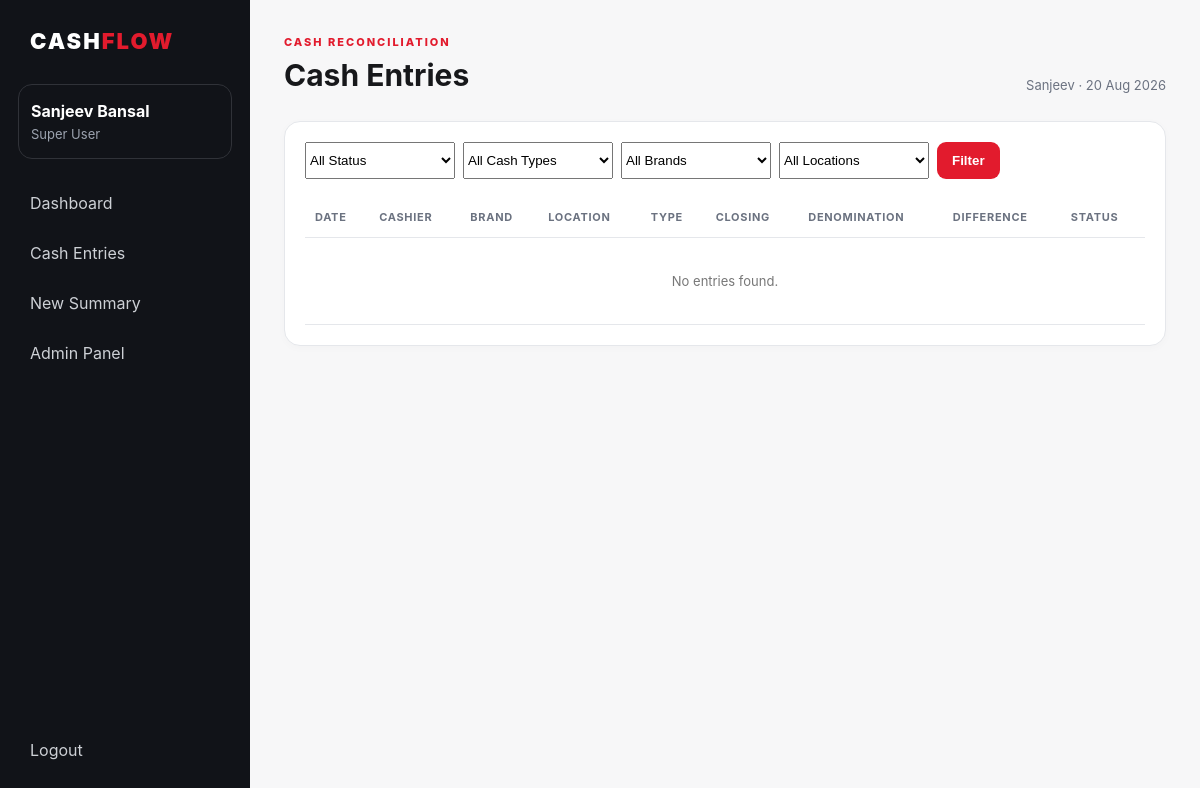
Page /entries/ (signed in) on the committed database.
### cashapp/models.py (models this page shows, shortened)
class User(AbstractUser):
    ROLE_CHOICES=(('superuser','Super User'),('manager','Manager'),('cashier','Cashier'))
    role=models.CharField(max_length=20, choices=ROLE_CHOICES, default='cashier')
    brands=models.ManyToManyField(Brand, blank=True, related_name='assigned_users')
    locations=models.ManyToManyField(Location, blank=True, related_name='assigned_users')
    managers=models.ManyToManyField('self', blank=True, symmetrical=False, related_name='assigned_cashiers', limit_choices_to={'role':'manager'})

### cashapp/views.py (the view)
# urls.py: path('entries/',views.entry_list,name='entry_list'), path('entries/new/',views.entry_create,name='entry_create'), path('entries/<int:pk>/',views.entry_detail,name='entry_detail'), path('entries/<int:p
@login_required
@never_cache
def entry_list(request):
    qs=scoped_entries(request.user)
    for key in ['status','cash_type','brand','location','cashier']:
        val=request.GET.get(key)
        if val: qs=qs.filter(**{key:val})
    return render(request,'cashapp/entry_list.html',{'entries':qs[:300],'brands':Brand.objects.filter(active=True),'locations':Location.objects.filter(active=True)})

### cashapp/views.py (called while the page is built)
def scoped_entries(user):
    qs=CashEntry.objects.select_related('cashier','brand','location','last_action_by')
    if user.is_superuser or user.role=='superuser': return qs
    if user.role=='manager': return qs.filter(cashier__in=user.assigned_cashiers.all())
    return qs.filter(cashier=user)

### templates/cashapp/entry_list.html
{% extends 'base.html' %}{% block heading %}Cash Entries{% endblock %}{% block content %}<section class="panel"><form class="filters"><select name="status"><option value="">All Status</option><option value="pending">Pending</option><option value="approved">Approved</option><option value="revised">Revised</option><option value="rejected">Rejected</option></select><select name="cash_type"><option value="">All Cash Types</option><option value="main">Main Cash</option><option value="petty">Petty Cash</option></select><select name="brand"><option value="">All Brands</option>{% for b in brands %}<option value="{{ b.id }}">{{ b.name }}</option>{% endfor %}</select><select name="location"><option value="">All Locations</option>{% for l in locations %}<option value="{{ l.id }}">{{ l.name }}</option>{% endfor %}</select><button class="primary">Filter</button>{% if request.user.role == 'cashier' %}<a class="button" href="{% url 'entry_create' %}">+ New</a>{% endif %}</form><div class="tablewrap"><table><thead><tr><th>Date</th><th>Cashier</th><th>Brand</th><th>Location</th><th>Type</th><th>Closing</th><th>Denomination</th><th>Difference</th><th>Status</th></tr></thead><tbody>{% for e in entries %}<tr><td>{{ e.entry_date }}</td><td><a href="{% url 'entry_detail' e.pk %}"><b>{{ e.cashier }}</b></a></td><td>{{ e.brand }}</td><td>{{ e.location }}</td><td>{{ e.get_cash_type_display }}</td><td>₹{{ e.calculated_closing|floatformat:2 }}</td><td>₹{{ e.denomination_total|floatformat:2 }}</td><td class="{% if e.difference != 0 %}danger{% endif %}">₹{{ e.difference|floatformat:2 }}</td><td><span class="status {{ e.status }}">{{ e.get_status_display }}</span></td></tr>{% empty %}<tr><td colspan="9" class="empty">No entries found.</td></tr>{% endfor %}</tbody></table></div></section>{% endblock %}

### templates/base.html
{% load static %}<!doctype html><html><head><meta charset="utf-8"><meta name="viewport" content="width=device-width,initial-scale=1"><meta http-equiv="Cache-Control" content="no-store, no-cache, must-revalidate, max-age=0"><meta http-equiv="Pragma" content="no-cache"><meta http-equiv="Expires" content="0"><title>{% block title %}Cash Summary{% endblock %}</title><link rel="stylesheet" href="{% static 'css/app.css' %}"></head><body><div class="layout"><aside class="sidebar"><div class="brand">CASH<span>FLOW</span></div><div class="userbox"><b>{{ request.user.get_full_name|default:request.user.username }}</b><small>{{ request.user.get_role_display }}</small></div><nav><a href="{% url 'dashboard' %}">Dashboard</a><a href="{% url 'entry_list' %}">Cash Entries</a>{% if request.user.role == 'cashier' or request.user.is_superuser %}<a href="{% url 'entry_create' %}">New Summary</a>{% endif %}{% if request.user.is_superuser %}<a href="/admin/">Admin Panel</a>{% endif %}</nav><a class="logout" href="{% url 'logout' %}">Logout</a></aside><main class="main"><header><div><span class="eyebrow">CASH RECONCILIATION</span><h1>{% block heading %}Dashboard{% endblock %}</h1></div><div class="today">{{ request.user.get_username }} · {% now "d M Y" %}</div></header>{% for message in messages %}<div class="flash">{{ message }}</div>{% endfor %}{% block content %}{% endblock %}</main></div></body></html>

### static/css/app.css (style rules this page uses)
:root { --red:#e21b2d;--black:#111318;--gray:#f4f5f7;--line:#e5e7eb;--muted:#6b7280;--white:#fff }
* { box-sizing:border-box }
body { margin:0;font-family:Inter,Segoe UI,Arial,sans-serif;background:#f7f7f8;color:#17181b }
.layout { display:flex;min-height:100vh }
.sidebar { width:250px;background:var(--black);color:#fff;padding:28px 18px;position:fixed;inset:0 auto 0 0;display:flex;flex-direction:column }
.brand { font-weight:900;letter-spacing:2px;font-size:22px;padding:0 12px 30px }
.brand span { color:var(--red) }
.userbox { padding:16px 12px;border:1px solid #303238;border-radius:14px;margin-bottom:22px }
.userbox b,.userbox small { display:block }
.userbox small { color:#9ca3af;margin-top:5px }
nav { display:grid;gap:6px }
nav a,.logout { color:#cdd0d5;text-decoration:none;padding:12px;border-radius:10px }
.logout { margin-top:auto }
.main { margin-left:250px;width:calc(100% - 250px);padding:30px 34px }
header { display:flex;justify-content:space-between;align-items:end;margin-bottom:28px }
.eyebrow { font-size:11px;letter-spacing:2px;color:var(--red);font-weight:800 }
h1 { font-size:30px;margin:7px 0 0 }
.today,.muted,small { color:var(--muted);font-size:13px }
.panel { background:#fff;border:1px solid var(--line);border-radius:16px;padding:20px;box-shadow:0 2px 8px #00000006;margin-bottom:20px }
.tablewrap { overflow:auto }
table { width:100%;border-collapse:collapse;font-size:13px }
th,td { padding:13px 10px;border-bottom:1px solid var(--line);text-align:left;white-space:nowrap }
th { font-size:11px;text-transform:uppercase;letter-spacing:.7px;color:#6b7280 }
.filters { display:flex;gap:8px;flex-wrap:wrap;margin-bottom:18px }
.filters select,.filters input { min-width:150px }
.primary,.button { display:inline-block;border:0;border-radius:9px;padding:11px 15px;background:var(--red);color:#fff;text-decoration:none;font-weight:800;cursor:pointer }
.empty { text-align:center;padding:35px;color:#777 }

### rows in the picture
User: user.get_full_name "Sanjeev Bansal", user.role "Super User", user.get_username "Sanjeev"
